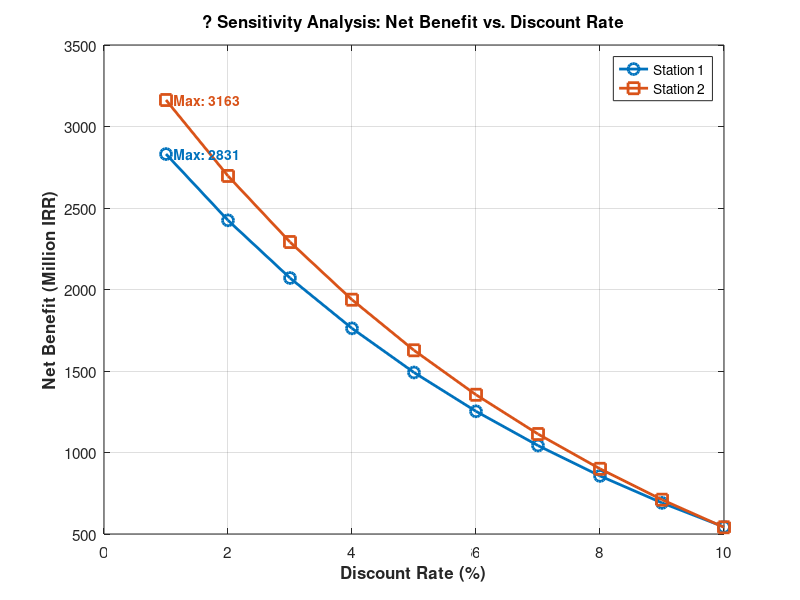

This figure's MATLAB source:
% Cost-Benefit Analysis Tool for Proposed Fire Stations
clc; clear;

% --- Define Initial Inputs ---
n_years = 20;                  
discount_rate = 0.05;          

% Setup Costs for each proposed station (Million IRR)
setup_costs = [1500, 1800];    

% Annual Savings (Million IRR)
fuel_savings = [80, 95];       
maintenance_savings = [60, 70];
personnel_savings = [100, 110];

% Total Annual Savings
annual_savings = fuel_savings + maintenance_savings + personnel_savings;

% --- NPV Calculation ---
npv_savings = zeros(1, length(annual_savings));
for i = 1:length(annual_savings)
    npv_savings(i) = sum(annual_savings(i) ./ ((1 + discount_rate).^(1:n_years)));
end

% Net Benefit
net_benefit = npv_savings - setup_costs;

% Display Results
fprintf('--- Cost-Benefit Summary for Proposed Stations ---\n');
for i = 1:length(setup_costs)
    fprintf('Station %d:\n', i);
    fprintf('  Setup Cost (Million IRR): %.2f\n', setup_costs(i));
    fprintf('  NPV of Savings (Million IRR): %.2f\n', npv_savings(i));
    fprintf('  Net Benefit (Million IRR): %.2f\n\n', net_benefit(i));
end

% --- Sensitivity Analysis ---
r_values = 0.01:0.01:0.10;  
sensitivity_matrix = zeros(length(r_values), length(setup_costs));

for j = 1:length(setup_costs)
    for k = 1:length(r_values)
        r = r_values(k);
        npv_temp = sum(annual_savings(j) ./ ((1 + r).^(1:n_years)));
        sensitivity_matrix(k, j) = npv_temp - setup_costs(j);
    end
end

% --- Enhanced Plotting ---
figure('Color', 'w');
hold on;

colors = lines(length(setup_costs));
markers = {'-o','-s'};

for i = 1:length(setup_costs)
    plot(r_values * 100, sensitivity_matrix(:, i), markers{i}, ...
        'LineWidth', 2, 'MarkerSize', 8, 'DisplayName', sprintf('Station %d', i), ...
        'Color', colors(i,:));
end

% Annotate maximum benefits
[~, idx1] = max(sensitivity_matrix(:,1));
[~, idx2] = max(sensitivity_matrix(:,2));

text(r_values(idx1)*100, sensitivity_matrix(idx1,1), sprintf('  Max: %.0f', sensitivity_matrix(idx1,1)), ...
     'FontSize', 10, 'FontWeight', 'bold', 'Color', colors(1,:));
text(r_values(idx2)*100, sensitivity_matrix(idx2,2), sprintf('  Max: %.0f', sensitivity_matrix(idx2,2)), ...
     'FontSize', 10, 'FontWeight', 'bold', 'Color', colors(2,:));

% Styling
xlabel('Discount Rate (%)', 'FontSize', 12, 'FontWeight', 'bold');
ylabel('Net Benefit (Million IRR)', 'FontSize', 12, 'FontWeight', 'bold');
title('? Sensitivity Analysis: Net Benefit vs. Discount Rate', 'FontSize', 14, 'FontWeight', 'bold');
legend('Location', 'northeast');
grid on;
set(gca, 'FontSize', 11);
box on;
